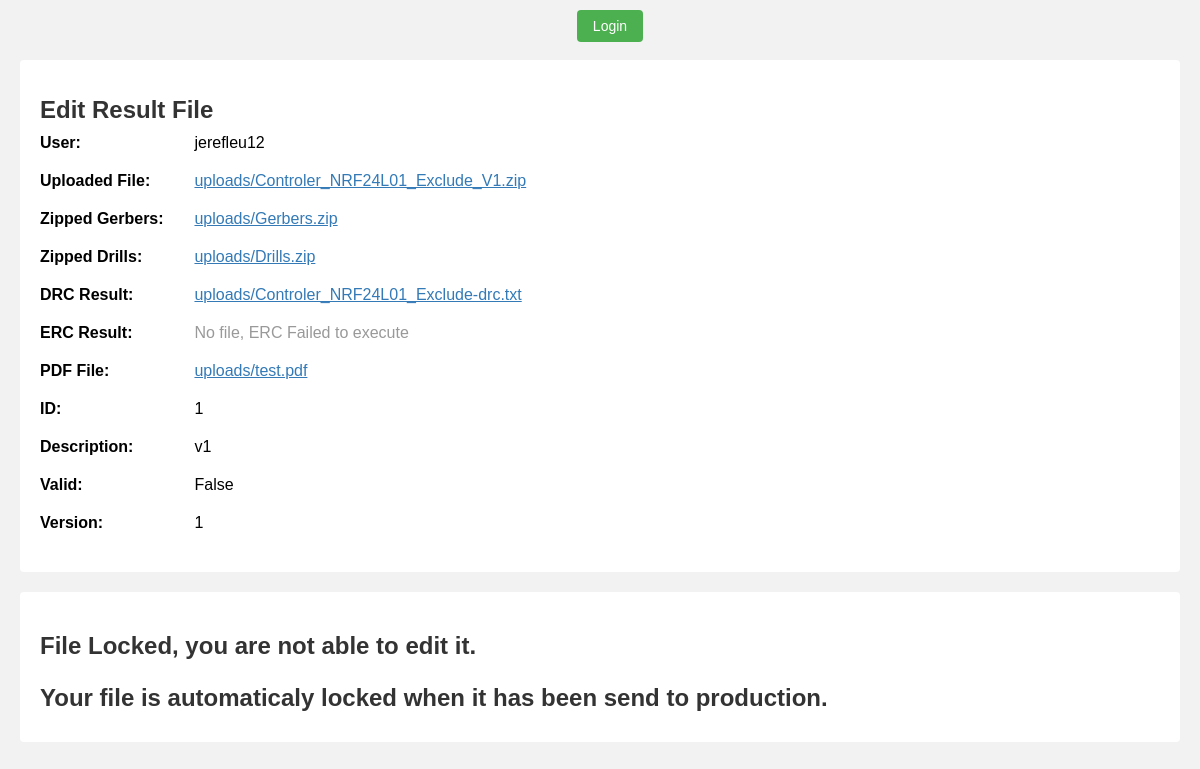
Page /gerber_edit/1/ on the committed database.
### myapp/models.py (models this page shows, shortened)
class ResultFile(models.Model):
    user = models.ForeignKey(User, on_delete=models.CASCADE)
    uploaded_file = models.ForeignKey(UploadedFile, on_delete=models.CASCADE, default=None)
    zippedGerbers = models.FileField(upload_to='uploads/')
    zippedDrills = models.FileField(upload_to='uploads/')
    DRCresult = models.FileField(upload_to='uploads/')
    ERCresult = models.FileField(upload_to='uploads/')
    pdf_file = models.FileField(upload_to='uploads/', default='uploads/test.pdf')
    description = models.TextField(max_length=100, default='')
    uploaded_at = models.DateTimeField(auto_now_add=True)
    filename = models.TextField(max_length=100, default='')
    valid = models.BooleanField(default=False)
    version = models.IntegerField(default=1)
    locked = models.BooleanField(default=False)
    Errors = models.OneToOneField(Drc_error, on_delete=models.CASCADE)
    isToProduce = models.BooleanField(default=False)
    isInProduction = models.BooleanField(default=False)
    isProduced = models.BooleanField(default=False)
    amount = models.IntegerField(default=0)
    productionStep = models.CharField(
        max_length=17,
        choices=ProductionStep.choices,
        default=ProductionStep.OPTION_1
    )

class UploadedFile(models.Model):
    user = models.ForeignKey(User, on_delete=models.CASCADE)
    file = models.FileField(upload_to='uploads/')
    description = models.TextField(default='')
    uploaded_at = models.DateTimeField(auto_now_add=True)
    filename = models.TextField(max_length=100, default='')

### myapp/views.py (the view, shortened to what this page needs)
# urls.py: path('gerber_edit/<int:file_id>/', gerber_edit, name='gerber_edit'),
def gerber_edit(request, file_id, ticket_id = None):
    try:
        result_file = ResultFile.objects.get(id=file_id)
    except ResultFile.DoesNotExist:
        return render(request, 'error.html', {'message': 'Uploaded file not found'})
    context = {
        'result_file': result_file,
        'ticket_id': ticket_id,
    }
    if result_file.locked:
        return render(request, 'gerber_edit.html', context)

### myapp/templates/gerber_edit.html (shortened to what this page needs)
{% load static %}
<!DOCTYPE html>
<html>
<head>
  <link rel="stylesheet" type="text/css" href="{% static 'css/gerber_edit.css' %}">
  {% include 'header.html' %}
</head>
<body>
  <div class="result-file-details">
    <h1 class="form-heading">Edit Result File</h1>
    <div class="form-field">
      <label>User:</label>
      <span>{{ result_file.user }}</span>
    </div>
    <div class="form-field">
      <label>Uploaded File:</label>
      {% if result_file.uploaded_file.file %}
        <a href="{% url 'view_file' file_id=result_file.id file_type='uploaded_file' %}" target="_blank" class="file-link">{{ result_file.uploaded_file.file.name }}</a>
      {% else %}
        <span class="no-file">No file uploaded</span>
      {% endif %}
    </div>
    <div class="form-field">
      <label>Zipped Gerbers:</label>
      {% if result_file.zippedGerbers %}
        <a href="{% url 'view_file' file_id=result_file.id file_type='zippedGerbers' %}" target="_blank" class="file-link">{{ result_file.zippedGerbers.name }}</a>
      {% else %}
        <span class="no-file">No file uploaded</span>
      {% endif %}
    </div>
    <div class="form-field">
      <label>Zipped Drills:</label>
      {% if result_file.zippedDrills %}
        <a href="{% url 'view_file' file_id=result_file.id file_type='zippedDrills' %}" target="_blank" class="file-link">{{ result_file.zippedDrills.name }}</a>
      {% else %}
        <span class="no-file">No file uploaded</span>
      {% endif %}
    </div>
    <div class="form-field">
      <label>DRC Result:</label>
      {% if result_file.DRCresult %}
        <a href="{% url 'view_file' file_id=result_file.id file_type='DRCresult' %}" target="_blank" class="file-link">{{ result_file.DRCresult.name }}</a>
      {% else %}
        <span class="no-file">No file, DRC Failed to execute</span>
      {% endif %}
    </div>
    <div class="form-field">
      <label>ERC Result:</label>
      {% if result_file.ERCresult %}
        <a href="{% url 'view_file' file_id=result_file.id file_type='ERCresult' %}" target="_blank" class="file-link">{{ result_file.ERCresult.name }}</a>
      {% else %}
        <span class="no-file">No file, ERC Failed to execute</span>
      {% endif %}
    </div>
    <div class="form-field">
      <label>PDF File:</label>
      {% if result_file.pdf_file %}
        <a href="{% url 'view_file' file_id=result_file.id file_type='pdf_file' %}" target="_blank" class="file-link">{{ result_file.pdf_file.name }}</a>
      {% else %}
        <span class="no-file">No file, PDF Failed to generate</span>
      {% endif %}
    </div>
    <div class="form-field">
      <label>ID:</label>
      <span>{{ result_file.id }}</span>
    </div>
    <div class="form-field">
      <label>Description:</label>
      <span>{{ result_file.description }}</span>
    </div>
    <div class="form-field">
      <label>Valid:</label>
      <span>{{ result_file.valid }}</span>
    </div>
    <div class="form-field">
      <label>Version:</label>
      <span>{{ result_file.version }}</span>
    </div>
  </div>
  {% if result_file.locked%}
    <div class="form-container">
      <h2 class="form-heading">File Locked, you are not able to edit it.</h2>
      <h3 class="form-heading">Your file is automaticaly locked when it has been send to production.</h3>
    </div>
  {% endif %}
</body>
</html>

### static/css/gerber_edit.css (style rules this page uses)
body { margin: 0; padding: 0; font-family: Arial, sans-serif; background-color: #f2f2f2; }
.result-file-details { padding: 20px; background-color: #fff; margin: 20px; border-radius: 4px; }
.form-container { padding: 20px; background-color: #fff; margin: 20px; border-radius: 4px; }
.form-heading { font-size: 24px; color: #333; margin-bottom: 10px; }
.form-field { margin-bottom: 20px; }
label { display: inline-block; width: 150px; font-weight: bold; }
.file-link { color: #337ab7; }
.no-file { color: #999; }
body { overflow-x: hidden; }

### static/css/header.css (style rules this page uses)
body { margin-top: 60px; }

### rows in the picture
ResultFile: user "jerefleu12", uploaded_file.file.name "uploads/Controler_NRF24L01_Exclude_V1.zip", zippedGerbers.name "uploads/Gerbers.zip", zippedDrills.name "uploads/Drills.zip", DRCresult.name "uploads/Controler_NRF24L01_Exclude-drc.txt", pdf_file.name "uploads/test.pdf", id "1", description "v1", valid "False", version "1"
